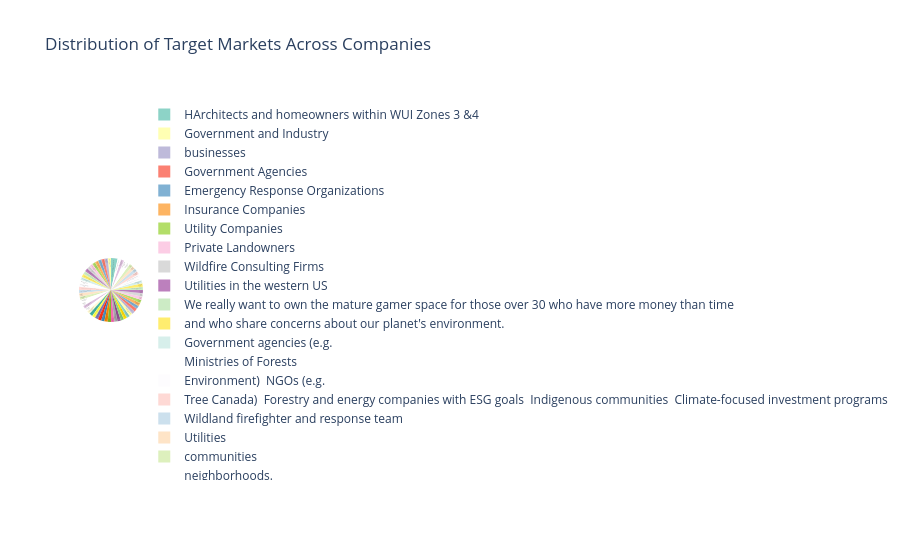

This figure's notebook cell:
### Code cell
import pandas as pd
import plotly.express as px

# Load data
df = pd.read_excel("Untitled spreadsheet.xlsx")

# Strip extra spaces from column names
df.columns = df.columns.str.strip()

# Select relevant column
target_col = "33. Who are the target markets that you are serving?"
data = df[target_col].dropna()

# Split multi-select entries and count
market_counts = data.str.split(',').explode().str.strip().value_counts().reset_index()
market_counts.columns = ['Market', 'Count']

# Create interactive pie chart
fig = px.pie(
    market_counts, 
    names='Market', 
    values='Count', 
    hover_data=['Count'], 
    title="Distribution of Target Markets Across Companies",
    color_discrete_sequence=px.colors.qualitative.Set3  # nice palette
)

# Show figure
fig.update_traces(textposition='inside', textinfo='percent+label')  # show percent and label inside slices
fig.show()

### Figure 1 — Plotly figure (JSON) as saved in the notebook; plotly's stock layout.template omitted (floating-point values rounded to 4 significant figures)
{"data": [{"customdata": [[2], [1], [1], [1], [1], [1], [1], [1], [1], [1], [1], [1], [1], [1], [1], [1], [1], [1], [1], [1], [1], [1], [1], [1], [1], [1], [1], [1], [1], [1], [1], [1], [1], [1], [1], [1], [1], [1], [1], [1], [1], [1], [1], [1], [1], [1], [1], [1], [1], [1], [1], [1], [1], [1], [1], [1], [1], [1], [1]], "domain": {"x": [0, 1], "y": [0, 1]}, "hovertemplate": "Market=%{label}<br>Count=%{customdata[0]}<extra></extra>", "labels": ["HArchitects and homeowners within WUI Zones 3 &4", "Government and Industry", "businesses", "Government Agencies", "Emergency Response Organizations", "Insurance Companies", "Utility Companies", "Private Landowners", "Wildfire Consulting Firms", "Utilities in the western US", "We really want to own the mature gamer space for those over 30 who have more money than time", "and who share concerns about our planet's environment.", "Government agencies (e.g.", "Ministries of Forests", "Environment)  NGOs (e.g.", "Tree Canada)  Forestry and energy companies with ESG goals  Indigenous communities  Climate-focused investment programs", "Wildland firefighter and response team", "Utilities", "communities", "neighborhoods.", "Wildfire", "Humanitarian Response", "Emergency", "Disaster Management", "Industrial and manufacturing sites", "critical‑infrastructure and utility facilities", "large logistics/warehousing hubs", "energy and natural‑resource operations", "wildfire‑prone WUI communities", "government buildings", "Homes", "Germany", "Aerial firefighting/ISR", "Austria", "Switzerland (now)", "All of Europe (in the near future)", "Direct fire fighting", "prevention and recovery.", "Currently: suppression and Rx teams. Orienting ourselves towards landscape owners", "Agencies and private companies charged with natural resource protection and management.", "Municipalties and regional fire agencies", "Fire Agencies", "Federal", "State", "City", "County", "Target markets include: Government", "Insurance", "and Utility industry.", "Wildfire managers focused on mitigating risk for communities and/or across larger cross-boundary landscapes.", "Wildfire leaders who need better suppression tools.", "Commercial", "HOAs", "utilities", "", "North America", "Southern Europe", "South-East Asia", "and public‑safety or government agencies."], "legendgroup": "", "name": "", "showlegend": true, "textinfo": "percent+label", "textposition": "inside", "type": "pie", "values": [2, 1, 1, 1, 1, 1, 1, 1, 1, 1, 1, 1, 1, 1, 1, 1, 1, 1, 1, 1, 1, 1, 1, 1, 1, 1, 1, 1, 1, 1, 1, 1, 1, 1, 1, 1, 1, 1, 1, 1, 1, 1, 1, 1, 1, 1, 1, 1, 1, 1, 1, 1, 1, 1, 1, 1, 1, 1, 1]}], "layout": {"legend": {"tracegroupgap": 0}, "piecolorway": ["rgb(141,211,199)", "rgb(255,255,179)", "rgb(190,186,218)", "rgb(251,128,114)", "rgb(128,177,211)", "rgb(253,180,98)", "rgb(179,222,105)", "rgb(252,205,229)", "rgb(217,217,217)", "rgb(188,128,189)", "rgb(204,235,197)", "rgb(255,237,111)"], "title": {"text": "Distribution of Target Markets Across Companies"}}}
